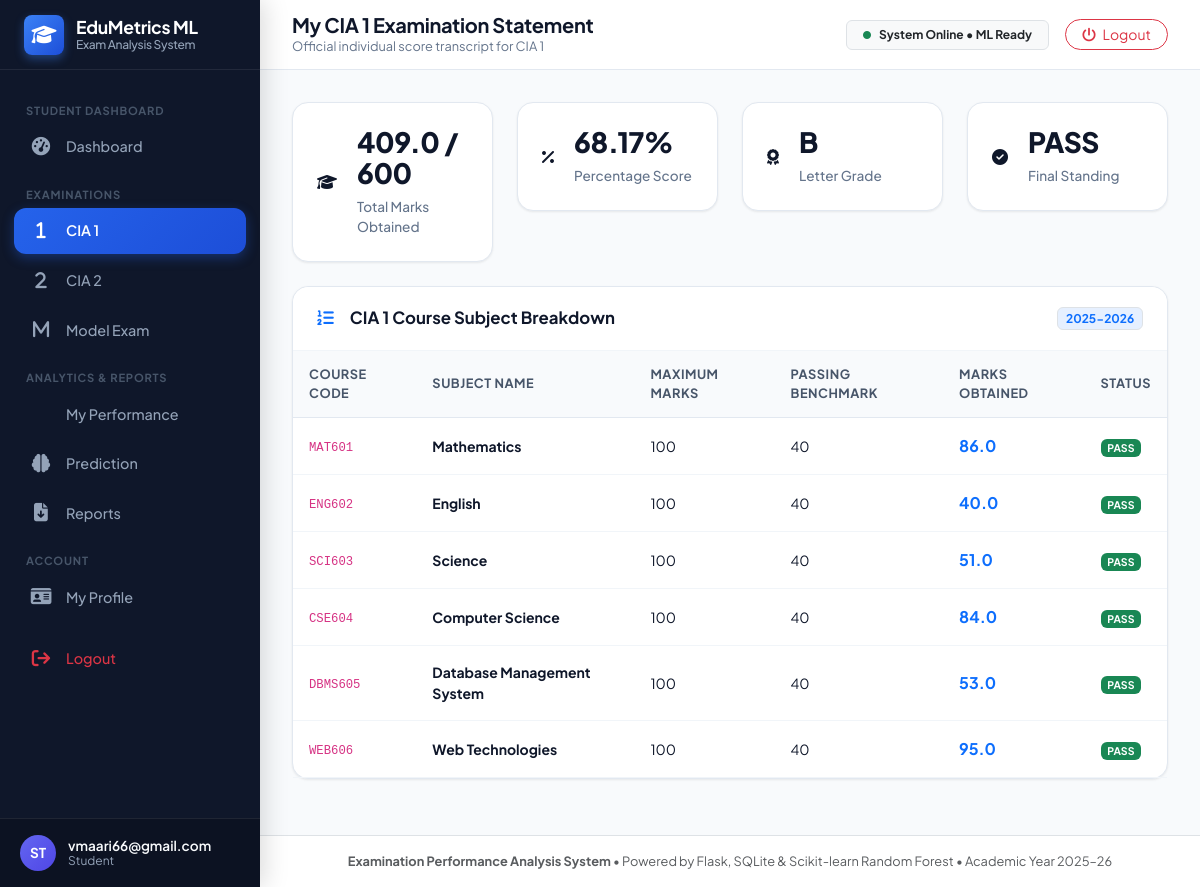
The app's page /student/exam/cia1 (signed in) with its own data.
### tables this page shows
CREATE TABLE marks (
            id INTEGER PRIMARY KEY AUTOINCREMENT,
            student_id INTEGER NOT NULL,
            exam_name TEXT NOT NULL,
            academic_year TEXT NOT NULL,
            mathematics REAL NOT NULL,
            english REAL NOT NULL,
            science REAL NOT NULL,
            computer_science REAL NOT NULL,
            database_management REAL NOT NULL,
            web_technology REAL NOT NULL,
            total_marks REAL NOT NULL,
            average REAL NOT NULL,
            percentage REAL NOT NULL,
            grade TEXT NOT NULL,
            result TEXT NOT NULL,
            created_at TIMESTAMP DEFAULT CURRENT_TIMESTAMP, exam_type TEXT DEFAULT 'CIA1',
            FOREIGN KEY (student_id) REFERENCES students (id) ON DELETE CASCADE
        );

### app.py (the view)
@app.route('/student/exam/<exam_type>')
@student_required
def student_exam_page(exam_type):
    exam_type_upper = exam_type.upper()
    if exam_type_upper not in Config.EXAM_TYPES:
        abort(404)
    exam_label = Config.EXAM_LABELS[exam_type_upper]
    student_id = session.get('user_id')
    history = get_student_exam_history(student_id)
    mark = history.get(exam_type_upper)
    return render_template(
        'student_exam_view.html',
        active_page=f'student_{exam_type.lower()}',
        exam_type=exam_type_upper,
        exam_label=exam_label,
        mark=mark
    )

### app.py (called while the page is built)
def student_required(f):
    @wraps(f)
    def decorated_function(*args, **kwargs):
        if 'user_id' not in session or session.get('role') != 'student':
            flash("Access denied: Student account required.", "danger")
            return redirect(url_for('login'))
        return f(*args, **kwargs)
    return decorated_function

### database.py (called while the page is built)
def get_db_connection():
    os.makedirs(Config.DB_DIR, exist_ok=True)
    os.makedirs(Config.REPORTS_DIR, exist_ok=True)
    os.makedirs(Config.UPLOAD_DIR, exist_ok=True)
    os.makedirs(Config.ML_DIR, exist_ok=True)
    conn = sqlite3.connect(Config.DB_PATH)
    conn.row_factory = sqlite3.Row
    conn.execute("PRAGMA foreign_keys = ON")
    return conn

def get_student_exam_history(student_id):
    conn = get_db_connection()
    records = conn.execute(
        "SELECT * FROM marks WHERE student_id = ? ORDER BY id ASC", (student_id,)
    ).fetchall()
    conn.close()
    history = {'CIA1': None, 'CIA2': None, 'MODEL': None, 'all': []}
    for r in records:
        e_type = r['exam_type'] if 'exam_type' in r.keys() and r['exam_type'] else 'CIA1'
        if e_type in history:
            history[e_type] = dict(r)
        history['all'].append(dict(r))
    return history

### templates/student_exam_view.html (shortened to what this page needs)
{% extends "base.html" %}
{% block page_title %}My {{ exam_label }} Examination Statement{% endblock %}
{% block page_subtitle %}Official individual score transcript for {{ exam_label }}{% endblock %}
{% block content %}
{% if mark %}
<div class="row g-4 mb-4">
  <div class="col-md-3">
    <div class="stat-card">
      <div class="stat-icon icon-primary"><i class="fa-solid fa-graduation-cap"></i></div>
      <div class="stat-info">
        <h3>{{ mark.total_marks }} / 600</h3>
        <p>Total Marks Obtained</p>
      </div>
    </div>
  </div>
  <div class="col-md-3">
    <div class="stat-card">
      <div class="stat-icon icon-info"><i class="fa-solid fa-percent"></i></div>
      <div class="stat-info">
        <h3>{{ mark.percentage }}%</h3>
        <p>Percentage Score</p>
      </div>
    </div>
  </div>
  <div class="col-md-3">
    <div class="stat-card">
      <div class="stat-icon icon-success"><i class="fa-solid fa-award"></i></div>
      <div class="stat-info">
        <h3>{{ mark.grade }}</h3>
        <p>Letter Grade</p>
      </div>
    </div>
  </div>
  <div class="col-md-3">
    <div class="stat-card">
      <div class="stat-icon {{ 'icon-success' if mark.result == 'PASS' else 'icon-danger' }}">
        <i class="fa-solid {{ 'fa-circle-check' if mark.result == 'PASS' else 'fa-circle-xmark' }}"></i>
      </div>
      <div class="stat-info">
        <h3>{{ mark.result }}</h3>
        <p>Final Standing</p>
      </div>
    </div>
  </div>
</div>
<div class="custom-card mb-4">
  <div class="custom-card-header d-flex justify-content-between align-items-center">
    <h5 class="card-title mb-0"><i class="fa-solid fa-list-ol text-primary me-2"></i> {{ exam_label }} Course Subject Breakdown</h5>
    <span class="badge bg-primary bg-opacity-10 text-primary border">{{ mark.academic_year }}</span>
  </div>
  <div class="custom-card-body p-0">
    <div class="table-responsive">
      <table class="table-custom">
        <thead>
          <tr>
            <th>Course Code</th>
            <th>Subject Name</th>
            <th>Maximum Marks</th>
            <th>Passing Benchmark</th>
            <th>Marks Obtained</th>
            <th>Status</th>
          </tr>
        </thead>
        <tbody>
          <tr>
            <td><code>MAT601</code></td>
            <td><strong>Mathematics</strong></td>
            <td>100</td>
            <td>40</td>
            <td><strong class="fs-6 text-primary">{{ mark.mathematics }}</strong></td>
            <td>
              <span class="badge {{ 'bg-success' if mark.mathematics >= 40 else 'bg-danger' }}">
                {{ 'PASS' if mark.mathematics >= 40 else 'FAIL' }}
              </span>
            </td>
          </tr>
          <tr>
            <td><code>ENG602</code></td>
            <td><strong>English</strong></td>
            <td>100</td>
            <td>40</td>
            <td><strong class="fs-6 text-primary">{{ mark.english }}</strong></td>
            <td>
              <span class="badge {{ 'bg-success' if mark.english >= 40 else 'bg-danger' }}">
                {{ 'PASS' if mark.english >= 40 else 'FAIL' }}
              </span>
            </td>
          </tr>
          <tr>
            <td><code>SCI603</code></td>
            <td><strong>Science</strong></td>
            <td>100</td>
            <td>40</td>
            <td><strong class="fs-6 text-primary">{{ mark.science }}</strong></td>
            <td>
              <span class="badge {{ 'bg-success' if mark.science >= 40 else 'bg-danger' }}">
                {{ 'PASS' if mark.science >= 40 else 'FAIL' }}
              </span>
            </td>
          </tr>
          <tr>
            <td><code>CSE604</code></td>
            <td><strong>Computer Science</strong></td>
            <td>100</td>
            <td>40</td>
            <td><strong class="fs-6 text-primary">{{ mark.computer_science }}</strong></td>
            <td>
              <span class="badge {{ 'bg-success' if mark.computer_science >= 40 else 'bg-danger' }}">
                {{ 'PASS' if mark.computer_science >= 40 else 'FAIL' }}
              </span>
            </td>
          </tr>
          <tr>
            <td><code>DBMS605</code></td>
            <td><strong>Database Management System</strong></td>
            <td>100</td>
            <td>40</td>
            <td><strong class="fs-6 text-primary">{{ mark.database_management }}</strong></td>
            <td>
              <span class="badge {{ 'bg-success' if mark.database_management >= 40 else 'bg-danger' }}">
                {{ 'PASS' if mark.database_management >= 40 else 'FAIL' }}
              </span>
            </td>
          </tr>
          <tr>
            <td><code>WEB606</code></td>
            <td><strong>Web Technologies</strong></td>
            <td>100</td>
            <td>40</td>
            <td><strong class="fs-6 text-primary">{{ mark.web_technology }}</strong></td>
            <td>
              <span class="badge {{ 'bg-success' if mark.web_technology >= 40 else 'bg-danger' }}">
                {{ 'PASS' if mark.web_technology >= 40 else 'FAIL' }}
              </span>
            </td>
          </tr>
        </tbody>
      </table>
    </div>
  </div>
</div>
{% endif %}
{% endblock %}

### templates/base.html (shortened to what this page needs)
<!DOCTYPE html>
<html lang="en">
<head>
  <link href="https://cdn.jsdelivr.net/npm/bootstrap@5.3.3/dist/css/bootstrap.min.css" rel="stylesheet">
  <link rel="stylesheet" href="https://cdnjs.cloudflare.com/ajax/libs/font-awesome/6.5.1/css/all.min.css">
  <link rel="stylesheet" href="{{ url_for('static', filename='css/style.css') }}">
</head>
<body>
<div class="app-wrapper">
  <aside class="sidebar">
    <div class="sidebar-brand">
      <div class="brand-icon">
        <i class="fa-solid fa-graduation-cap"></i>
      </div>
      <div class="brand-text">
        EduMetrics ML
        <span>Exam Analysis System</span>
      </div>
    </div>
    <div class="sidebar-menu">
      {% if session.get('role') == 'admin' %}
        <div class="menu-section">Main Dashboard</div>
        <a href="{{ url_for('dashboard') }}" class="sidebar-link {% if active_page == 'dashboard' %}active{% endif %}">
          <i class="fa-solid fa-chart-pie"></i>
          <span>Dashboard</span>
        </a>
        <a href="{{ url_for('students_list') }}" class="sidebar-link {% if active_page == 'students' %}active{% endif %}">
          <i class="fa-solid fa-user-graduate"></i>
          <span>Students</span>
        </a>
        <div class="menu-section">Exam Marks Management</div>
        <a href="{{ url_for('exam_view', exam_type='cia1') }}" class="sidebar-link {% if active_page == 'cia1' %}active{% endif %}">
          <i class="fa-solid fa-1"></i>
          <span>CIA 1</span>
        </a>
        <a href="{{ url_for('exam_view', exam_type='cia2') }}" class="sidebar-link {% if active_page == 'cia2' %}active{% endif %}">
          <i class="fa-solid fa-2"></i>
          <span>CIA 2</span>
        </a>
        <a href="{{ url_for('exam_view', exam_type='model') }}" class="sidebar-link {% if active_page == 'model' %}active{% endif %}">
          <i class="fa-solid fa-m"></i>
          <span>Model Exam</span>
        </a>
        <div class="menu-section">Analytics & Intelligence</div>
        <a href="{{ url_for('performance_analysis') }}" class="sidebar-link {% if active_page == 'performance_analysis' %}active{% endif %}">
          <i class="fa-solid fa-chart-line"></i>
          <span>Performance Analysis</span>
        </a>
        <a href="{{ url_for('predictions') }}" class="sidebar-link {% if active_page == 'predictions' %}active{% endif %}">
          <i class="fa-solid fa-brain"></i>
          <span>ML Prediction</span>
        </a>
        <a href="{{ url_for('reports_hub') }}" class="sidebar-link {% if active_page == 'reports' %}active{% endif %}">
          <i class="fa-solid fa-file-pdf"></i>
          <span>Reports</span>
        </a>
        <div class="menu-section">Account</div>
        <a href="{{ url_for('profile') }}" class="sidebar-link {% if active_page == 'profile' %}active{% endif %}">
          <i class="fa-solid fa-user-gear"></i>
          <span>Profile</span>
        </a>
      {% else %}
        <div class="menu-section">Student Dashboard</div>
        <a href="{{ url_for('student_dashboard') }}" class="sidebar-link {% if active_page == 'student_dashboard' %}active{% endif %}">
          <i class="fa-solid fa-gauge-high"></i>
          <span>Dashboard</span>
        </a>
        <div class="menu-section">Examinations</div>
        <a href="{{ url_for('student_exam_page', exam_type='cia1') }}" class="sidebar-link {% if active_page == 'student_cia1' %}active{% endif %}">
          <i class="fa-solid fa-1"></i>
          <span>CIA 1</span>
        </a>
        <a href="{{ url_for('student_exam_page', exam_type='cia2') }}" class="sidebar-link {% if active_page == 'student_cia2' %}active{% endif %}">
          <i class="fa-solid fa-2"></i>
          <span>CIA 2</span>
        </a>
        <a href="{{ url_for('student_exam_page', exam_type='model') }}" class="sidebar-link {% if active_page == 'student_model' %}active{% endif %}">
          <i class="fa-solid fa-m"></i>
          <span>Model Exam</span>
        </a>
        <div class="menu-section">Analytics & Reports</div>
        <a href="{{ url_for('student_performance_page') }}" class="sidebar-link {% if active_page == 'student_performance' %}active{% endif %}">
          <span>My Performance</span>
        </a>
        <a href="{{ url_for('student_prediction') }}" class="sidebar-link {% if active_page == 'student_prediction' %}active{% endif %}">
          <i class="fa-solid fa-brain"></i>
          <span>Prediction</span>
        </a>
        <a href="{{ url_for('student_report') }}" class="sidebar-link {% if active_page == 'student_report' %}active{% endif %}">
          <i class="fa-solid fa-file-arrow-down"></i>
          <span>Reports</span>
        </a>
        <div class="menu-section">Account</div>
        <a href="{{ url_for('profile') }}" class="sidebar-link {% if active_page == 'profile' %}active{% endif %}">
          <i class="fa-solid fa-id-card"></i>
          <span>My Profile</span>
        </a>
      {% endif %}
      <a href="{{ url_for('logout') }}" class="sidebar-link text-danger mt-3">
        <i class="fa-solid fa-arrow-right-from-bracket"></i>
        <span>Logout</span>
      </a>
    </div>
    <div class="sidebar-footer">
      <div class="user-badge">
        <div class="user-avatar">
          {% if session.get('role') == 'admin' %}AD{% else %}ST{% endif %}
        </div>
        <div class="user-meta">
          <div class="user-name">{{ session.get('user_name', 'User') }}</div>
          <div class="user-role">{{ session.get('role', 'Student') | capitalize }}</div>
        </div>
      </div>
    </div>
  </aside>
  <main class="main-content">
    <header class="topbar">
      <div class="topbar-left">
        <div>
          <h1 class="page-title mb-0">{% block page_title %}Dashboard{% endblock %}</h1>
          <div class="page-breadcrumb">{% block page_subtitle %}Examination Performance & Analytics Portal{% endblock %}</div>
        </div>
      </div>
      <div class="topbar-right">
        <span class="badge bg-light text-dark border py-2 px-3 d-none d-md-inline-flex align-items-center gap-2">
          <i class="fa-solid fa-circle text-success" style="font-size: 0.5rem;"></i>
          System Online • ML Ready
        </span>
        <a href="{{ url_for('logout') }}" class="btn btn-outline-danger btn-sm rounded-pill px-3">
          <i class="fa-solid fa-power-off me-1"></i> Logout
        </a>
      </div>
    </header>
    <div class="content-body">
      {% block content %}{% endblock %}
    </div>
    <footer class="p-3 text-center text-muted border-top bg-white mt-auto" style="font-size: 0.8rem;">
      <strong>Examination Performance Analysis System</strong> • Powered by Flask, SQLite & Scikit-learn Random Forest • Academic Year 2025–26
    </footer>
  </main>
</div>
</body>
</html>

### records on screen
marks: total_marks "409.0", percentage "68.17", grade "B", result "PASS", academic_year "2025-2026", mathematics "86.0", mathematics "PASS", english "40.0", english "PASS", science "51.0", science "PASS", computer_science "84.0", computer_science "PASS", database_management "53.0", database_management "PASS", web_technology "95.0", web_technology "PASS"

### other values on screen
{{ session.get('user_name', 'User') }} "vmaari66@gmail.com"
{{ session.get('role', 'Student') | capitalize }} "Student"
{{ exam_label }} "CIA 1"
